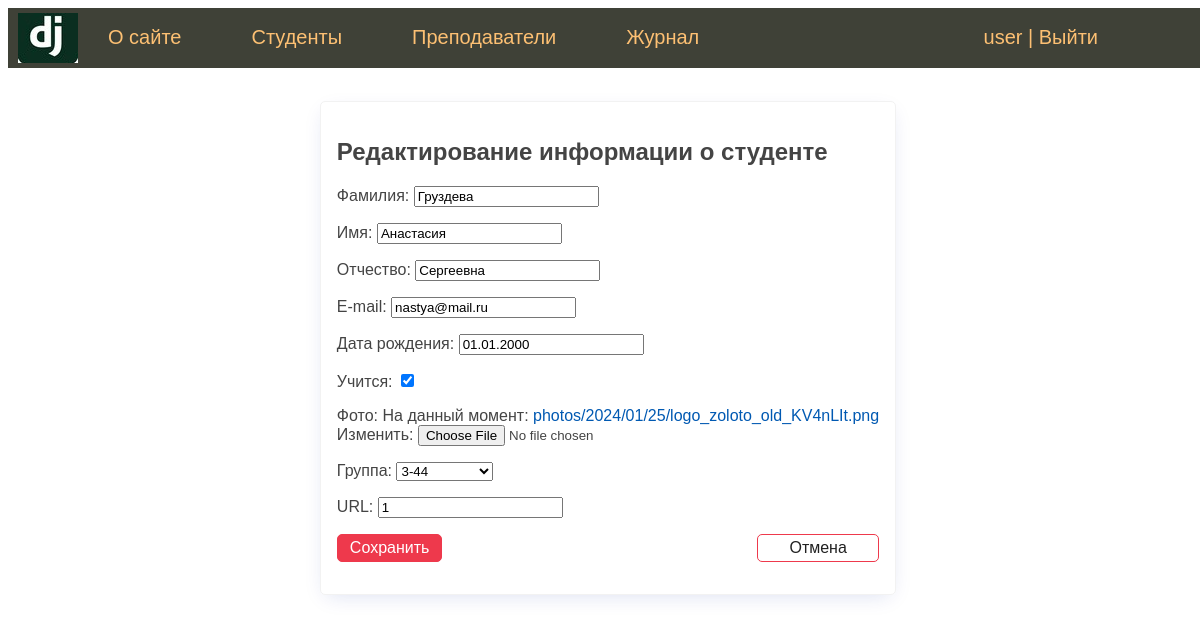
The page /student/1/update/ (signed in) on the database its author committed.
### students/models.py (models this page shows, shortened)
class Student(models.Model):
    first_name = models.CharField(verbose_name='Имя', max_length=50)
    last_name = models.CharField(verbose_name='Фамилия', max_length=50)
    middle_name = models.CharField(verbose_name='Отчество', max_length=50)
    email = models.EmailField(verbose_name='e-mail', blank=True)
    birth_date = models.DateField(verbose_name='Дата рождения', default=date(2000, 1, 1))
    created_at = models.DateTimeField(verbose_name='Дата создания', auto_now_add=True)
    updated_at = models.DateTimeField(verbose_name='Дата изменения', auto_now=True)
    is_study = models.BooleanField(verbose_name='Учится', default=True)
    photo = models.ImageField(verbose_name='Фото', upload_to="photos/%Y/%m/%d")
    group = models.ForeignKey('Group', on_delete=models.CASCADE, verbose_name='Группа', related_name='get_students')
    slug = models.SlugField(verbose_name='URL', max_length=255, unique=True, db_index=True)
    objects = models.Manager()
    def get_absolute_url(self):
        return reverse('student', kwargs={'stud_slug': self.slug})
    class Meta:
        verbose_name = 'Студент'
        verbose_name_plural = 'Студенты'
        ordering = ['last_name', 'first_name']

### students/views.py (the view)
# urls.py: path('student/<int:pk>/update/', UpdateStudent.as_view(), name="update_student"),
class UpdateStudent(LoginRequiredMixin, DataMixin, UpdateView):
    model = Student
    form_class = AddStudentForm
    template_name = 'students/update_student.html'
    context_object_name = 'st'
    def get_context_data(self, **kwargs):
        context = super().get_context_data(**kwargs)
        c_def = self.get_user_context(title='Изменить студента')
        return {**context, **c_def}

### students/forms.py (shortened to what this page needs)
class AddStudentForm(forms.ModelForm):
    def __init__(self, *args, **kwargs):
        super().__init__(*args, **kwargs)
        self.fields['group'].empty_label = 'Не выбрана'
    class Meta:
        model = Student
        fields = ['last_name', 'first_name', 'middle_name', 'email', 'birth_date', 'is_study', 'photo', 'group', 'slug']

### students/models.py (called while the page is built)
    def __str__(self):
        return f'{self.course}-{self.name}'

### students/utils.py (called while the page is built)
    def get_user_context(self, **kwargs):
        context = kwargs
        context['menu'] = menu
        return context

### students/templates/students/update_student.html (shortened to what this page needs)
{% extends 'students/base.html' %}
{% block content %}
<div class="center">
    <form action="{% url 'update_student' st.id %}" class="card" method="post" enctype="multipart/form-data">
        <h2>Редактирование информации о студенте</h2>
        {{ form.as_p }}
        <p class="form-buttons">
            <input type="submit" class="btn btn-primary" value="Сохранить">
            <a href="{{ st.get_absolute_url }}" class="btn btn-outline">Отмена</a>
        </p>
    </form>
</div>
{% endblock %}

### students/templates/students/base.html (shortened to what this page needs)
<!DOCTYPE html>
{% load static %}
<html>
<head>
    <link type="text/css" href="/static/students/css/styles.css" rel="stylesheet" />
</head>
<body>
    {% block mainmenu %}
    <div class="header">
    <ul id="mainmenu" class="mainmenu">
        <li class="logo">
            <a href="{% url 'home' %}"><div class="logo"></div></a>
        </li>
        {% for m in menu %}
            <li><a href="{% url m.url_name%}">{{ m.title }} </a></li>
        {% endfor %}
        <li class="last">
            {% if request.user.is_authenticated %}
                <li class="last"> {{user.username}} | <a href="{% url 'logout' %}">Выйти</a> </li>
            {% else %}
                <li class="last"><a href="{% url 'register' %}">Регистрация</a> | <a href="{% url 'login' %}">Войти</a> </li>
            {% endif %}
        </li>
    </ul>
    </div>
    {% endblock mainmenu %}
    {% block content %}
    {% endblock content %}
</body>
</html>

### students/static/students/css/styles.css (style rules this page uses)
body { font-family: 'Arial'; padding: 0; height: 100%; width: 100%; color: #444; }
a { color: #0059b2; text-decoration: none; }
.header { background: #3F4137; height: 60px; }
.logo { background: url('../images/logo_zoloto.png') no-repeat 10px 5px; width: 70px; height: 60px; }
ul.mainmenu { list-style: none; margin: 0; padding: 0; height: 60px; color: #fdc073; font-size: 20px; overflow: hidden; }
ul.mainmenu li { float: left; margin: 18px 40px 0 30px; }
ul.mainmenu li.logo { margin: 0; }
ul.mainmenu li.last { float: right; }
ul.mainmenu li a { color: #fdc073; text-decoration: none; }
.center { display: flex; flex-direction: column; align-items: center; justify-content: center; min-height: 70vh; }
.card { border: solid 1px #f2f2f2; padding: 1rem; border-radius: 5px; box-shadow: rgb(11 43 158 / 15%) 0px 6px 20px -6px; min-width: 400px; }
.form-buttons { display: flex; justify-content: space-between; align-items: center; gap: 0.75rem; }
.btn { padding: 0.25rem 0.75rem; border-radius: 5px; background-color: #ffffff; border: solid 1px #ffffff; color: #212121; cursor: pointer; test-decoration: none; font-size: 1rem; min-width: 6rem; text-align: center; }
.btn-outline { border: solid 1px #ee394c; }
.btn-primary { border: solid 1px #ee394c; background-color: #ee394c; color: #ffffff; }

### rows shown on the page
Student: last_name "Груздева", first_name "Анастасия", middle_name "Сергеевна", email "nastya@mail.ru", birth_date "01.01.2000", is_study "☑", group "3-44", slug "1"

### other values the page prints
{{ m.title }} "О сайте" "Студенты" "Преподаватели" "Журнал"
{{ user.username }} "user"
